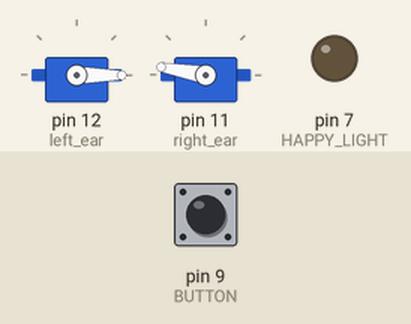
This sketch was run on a simulated Arduino Uno, built with avr-gcc and run on an emulated ATmega328P. On the bench: 2 × servo, output pins drawn as LEDs (lit = HIGH). Dashed ring = blinking. The inputs (shaded band) are chosen by the test bench; at power-on: pin 9 (BUTTON) LOW. What the sketch prints to the serial monitor is not drawn.

Above: at 1.2 s.
1.3 s: pin 9 (BUTTON) pulled HIGH for 3.2 s
At 3.1 s:
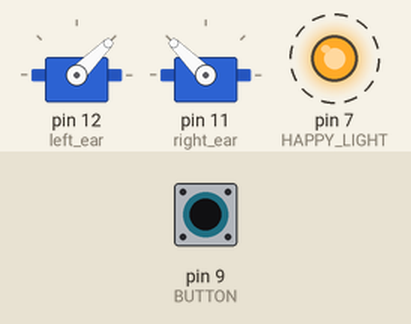
6.8 s: pin 9 (BUTTON) pulled HIGH for 0.15 s
At 9.0 s:
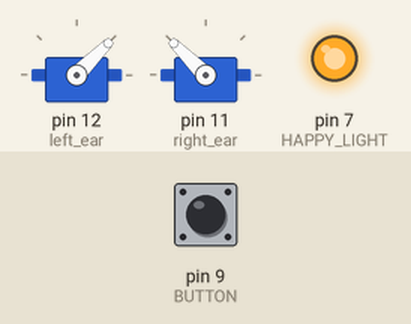
9.3 s: pin 9 (BUTTON) pulled HIGH for 1 s
At 10.9 s:
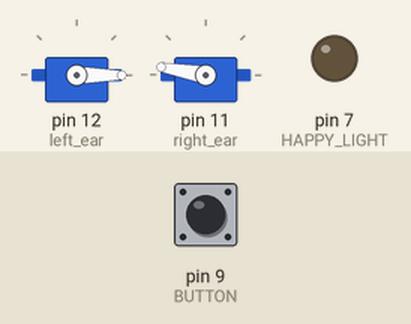
Timing chart, 0 to 12.4 s (numbered marks = the images above; inputs shaded):
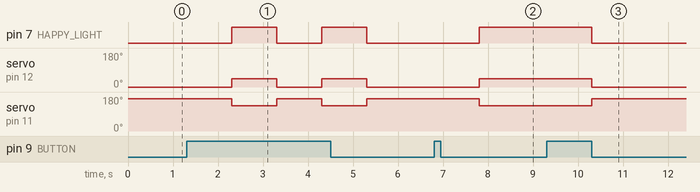

Measured:
- after the input at 1.3 s, pin 7 (HAPPY_LIGHT): alternates HIGH for 1.0 s and LOW for 1.0 s, starting after 1.0 s; servo on pin 12 (left_ear): alternates 45° for 1.0 s and 0° for 1.0 s, starting after 1.0 s; servo on pin 11 (right_ear): alternates 170° for 1.0 s and 135° for 1.0 s, starting after 1.0 s
- after the input at 6.8 s, pin 7 (HAPPY_LIGHT): LOW → HIGH after 1.0 s; servo on pin 12 (left_ear): 0° → 45° after 1.0 s; servo on pin 11 (right_ear): 170° → 135° after 1.0 s
- after the input at 9.3 s, pin 7 (HAPPY_LIGHT): HIGH → LOW after 1.0 s; servo on pin 12 (left_ear): 45° → 0° after 1.0 s; servo on pin 11 (right_ear): 135° → 170° after 1.0 s

The sketch:

servo_control.ino
```cpp
#include <Servo.h>

Servo left_ear;
Servo right_ear;

int BUTTON = 9;
const int HAPPY_LIGHT = 7;
const int SAD_LIGHT = 6;
const int SAD = 1;
const int HAPPY = 2;

int button_state;

void setup() {
  Serial.begin(9600);
  left_ear.attach(12);
  right_ear.attach(11);
  left_ear.write(0);
  right_ear.write(170);
  pinMode(BUTTON, INPUT);
  pinMode(HAPPY_LIGHT, OUTPUT);
  button_state = 1;

}

void loop() {
  Serial.println(button_state);
  if (digitalRead(BUTTON) == HIGH) {
    button_state++;
    if (button_state > 2) {
      button_state = 1;
    }
    delay(1000);
  }

  if (button_state == HAPPY) {
    left_ear.write(45);
    right_ear.write(135);
    digitalWrite(HAPPY_LIGHT, HIGH);
    digitalWrite(SAD_LIGHT, LOW);
  }
  else if (button_state == SAD) {
    left_ear.write(0);
    right_ear.write(170);
    digitalWrite(HAPPY_LIGHT, LOW);
    digitalWrite(SAD_LIGHT, HIGH);
  }
}
```
